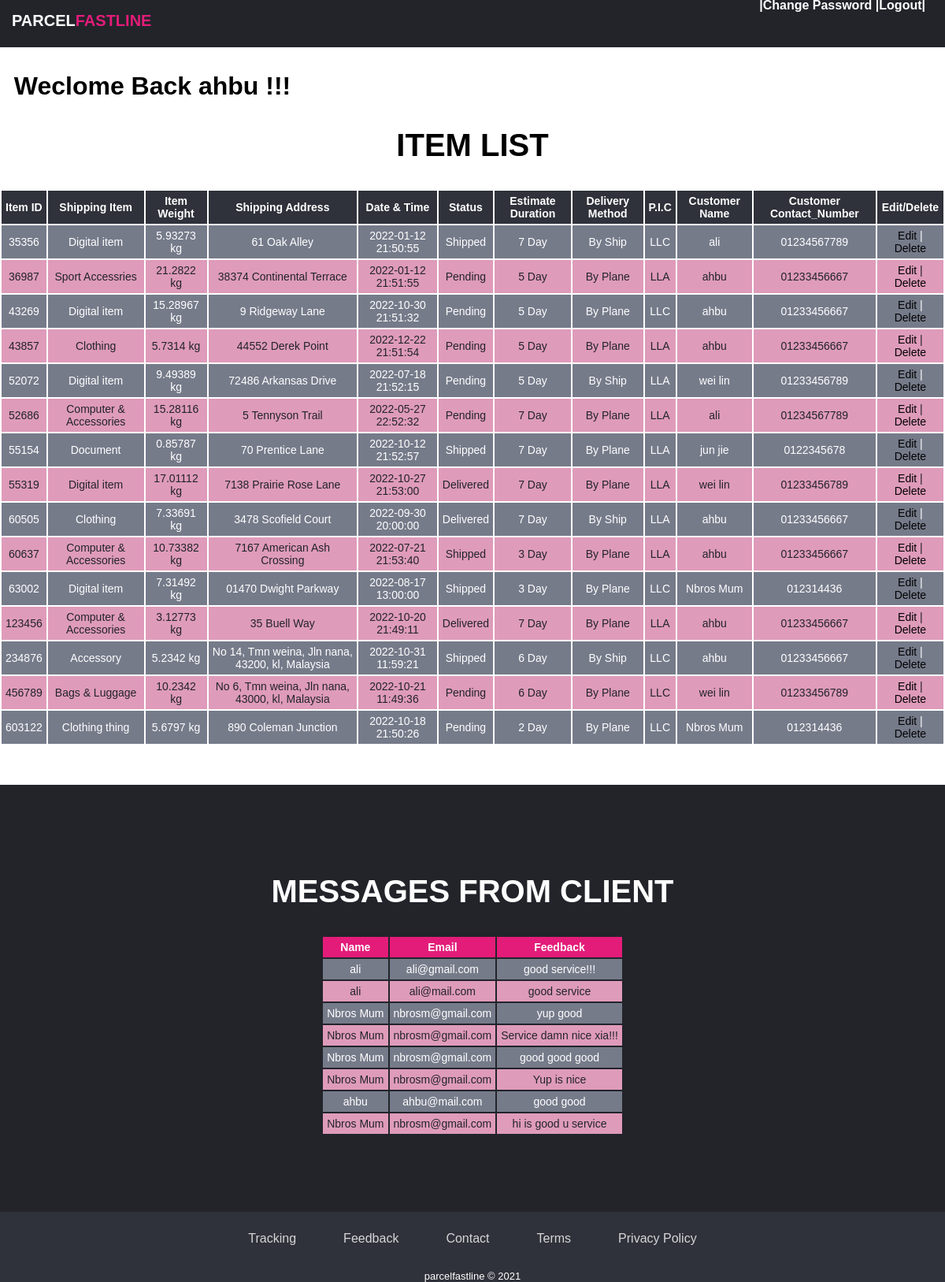
Page /Admin.php (signed in) on the committed database.
### tables this page shows
CREATE TABLE `inventory_record` (
  `Item_ID` int(25) NOT NULL,
  `Shipping_Item` varchar(50) NOT NULL,
  `Item_Weight` double NOT NULL,
  `Shipping_Address` varchar(50) NOT NULL,
  `Date&Time` datetime NOT NULL DEFAULT current_timestamp(),
  `Status` enum('Pending','Shipped','Delivered') NOT NULL,
  `Estimate_Duration` int(25) NOT NULL,
  `Delivery_Method` enum('By Ship','By Plane') NOT NULL,
  `Staff_ID` int(25) NOT NULL,
  `User_ID` int(25) NOT NULL
);

CREATE TABLE `staff_account` (
  `Staff_ID` int(25) NOT NULL,
  `Name` varchar(25) NOT NULL,
  `Email` varchar(25) NOT NULL,
  `Password` varchar(25) NOT NULL,
  `Contact_Number` varchar(25) NOT NULL
);

CREATE TABLE `user_account` (
  `User_ID` int(25) NOT NULL,
  `UName` varchar(50) NOT NULL,
  `Email` varchar(50) NOT NULL,
  `Password` varchar(25) NOT NULL,
  `UContact_Number` varchar(25) NOT NULL,
  `Address` varchar(100) NOT NULL
);

CREATE TABLE `feedback` (
  `Feedback_ID` int(25) NOT NULL,
  `Name` varchar(25) NOT NULL,
  `Email` varchar(50) NOT NULL,
  `Feedback` varchar(255) NOT NULL
);

### Admin.php (the view, shortened to what this page needs)
<?php
include 'db.php';
$query = "SELECT `Item_ID`,`Shipping_Item`,`Item_Weight`,`Shipping_Address`,`Date&Time`,
`Status`,`Estimate_Duration`,`Delivery_Method`,`Name`,`UName`,`UContact_Number` FROM inventory_record
INNER JOIN staff_account ON inventory_record.Staff_ID = staff_account.Staff_ID
INNER JOIN user_account ON inventory_record.User_ID = user_account.User_ID;";
$results = mysqli_query($connection, $query);
?>
<!DOCTYPE html>
<html lang="en">
<head>
    <link rel="stylesheet" href="AdminPage.css">
</head>
<body>
<header>
	<div class="top">
		<h1>Parcel<span>Fastline</span></h1>
	</div>
	<div class="topstuff">
	|<a href="StaffForgetPassword.php">Change Password</a>
	|<a href="Logout.php">logout</a>|
	</div>
</header>
<div id="itemlist">
	<h1>&nbsp<?php echo "  Weclome Back ".$_SESSION['name']. " !!!";?></h1>
		<h2>Item list</h2>
		<table class="itemlist">
				<tr class="top table">
						<th>Item ID</th>
						<th>Shipping Item</th>
						<th>Item Weight</th>
						<th>Shipping Address</th>
						<th>Date & Time</th>
						<th>Status</th>
						<th>Estimate Duration</th>
						<th>Delivery Method</th>
						<th>P.I.C</th>
						<th>Customer Name</th>
						<th>Customer Contact_Number</th>
						<th>Edit/Delete</th>
				</tr>
				<?php while($row = mysqli_fetch_assoc($results)){?>
						<tr class="table content">
								<td><?php  echo $row['Item_ID'] ;?></td>
								<td><?php  echo $row['Shipping_Item'] ;?></td>
								<td><?php  echo $row['Item_Weight']. " kg" ;?></td>
								<td><?php  echo $row['Shipping_Address'] ;?></td>
								<td><?php  echo $row['Date&Time'] ;?></td>
								<td><?php  echo $row['Status'] ;?></td>
								<td><?php  echo $row['Estimate_Duration']. " Day" ;?></td>
								<td><?php  echo $row['Delivery_Method'];?></td>
								<td><?php  echo $row['Name'];?></td>
								<td><?php  echo $row['UName'];?></td>
								<td><?php  echo $row['UContact_Number'];?></td>
								<td class="editdelete">
										<a href = "EditDetail.php?id=<?php echo $row['Item_ID'];?>">Edit</a> |
										<a href = "Delete.php?id=<?php echo $row['Item_ID'];?>">Delete</a>
								</td>
						</tr>
				<?php } ?>
		</table>
</div>
<?php
include "db.php";
$query = "SELECT * FROM `feedback` ORDER BY Feedback_ID DESC";
$result = mysqli_query($connection, $query);
?>
<div id="displayfeedback">
	<h2>Messages from Client</h2>
        <div class= "feedback">
            <table>
							<tr>
								<th>Name</th>
								<th>Email</th>
								<th>Feedback</th>
							</tr>
              <?php while ($row = mysqli_fetch_assoc($result)) {?>
							<tr>
                <td><?php echo $row['Name'];?></td>
                <td><?php echo $row['Email'];?></td>
                <td><?php echo $row['Feedback'];?></td>
              </tr>
							<?php }
  						mysqli_close($connection)?>
            </table>
        </div>
        <br>
</div>
<footer class="footer-basic">
	<ul class="list-inline">
		<li class="list-inline-item"><a href="#searchbar">Tracking</a></li>
		<li class="list-inline-item"><a href="#feedback">Feedback</a></li>
		<li class="list-inline-item"><a href="#Contact">Contact</a></li>
		<li class="list-inline-item"><a href="#">Terms</a></li>
		<li class="list-inline-item"><a href="#">Privacy Policy</a></li>
	</ul>
	<p class="copyright">parcelfastline © 2021</p>
</footer>
</body>
</html>

### AdminPage.css (style rules this page uses)
:root { --c1:#E31C79; --c2:#fff; --c3:#22242A; --c4:#2f323a; --c5:#767b8a; --c6:#df5d9a; --c7:#df9bba; }
body { margin: 0; padding: 0; box-sizing: border-box; font-family: Arial, Helvetica, sans-serif; }
header { display: block; position: fixed; background:var(--c3); padding: 15px; width: 100%; height: 30px; z-index: 9; top: 0px; }
.top h1 { color: var(--c2); margin: 0; text-transform: uppercase; font-size: 20px; font-weight: 900; }
.top span { color:var(--c1); }
.topstuff { position: relative; bottom: 40px; right: 40px; text-align: right; color: var(--c2); margin: 0; text-transform: capitalize; font-size: 16px; font-weight: bold; }
.topstuff a:any-link { color: var(--c2); text-decoration: none; }
#itemlist { position: relative; top: 70px; padding-bottom: 20px; }
#itemlist h2 { display: flex; justify-content: center; font-size: 40px; text-transform: uppercase; }
#itemlist .itemlist { font-size: 14px; display: flex; justify-content: center; text-align: center; }
#itemlist tr, td { padding-left: 10px; padding-right: 10px; padding: 5px; }
#itemlist th { padding: 5px; background-color:var(--c4); color: var(--c2); }
#itemlist tr:nth-child(even) td { background-color:var(--c5); color: var(--c2); }
#itemlist tr:nth-child(odd) td { background-color:var(--c7); color: var(--c3); }
#itemlist a:any-link { color: black; text-decoration: none; }
#displayfeedback { position: relative; top: 100px; background-color: var(--c3); color: var(--c2); padding: 80px; }
#displayfeedback h2 { display: flex; justify-content: center; font-size: 40px; text-transform: uppercase; }
#displayfeedback .feedback { display: flex; justify-content: center; }
#displayfeedback .feedback { font-size: 14px; display: flex; justify-content: center; text-align: center; }
#displayfeedback tr, td { padding-left: 10px; padding-right: 10px; padding: 5px; }
#displayfeedback th { padding: 5px; background-color:var(--c1); color: var(--c2); }
#displayfeedback tr:nth-child(even) td { background-color:var(--c5); color: var(--c2); }
#displayfeedback tr:nth-child(odd) td { background-color:var(--c7); color: var(--c3); }
.footer-basic { position: relative; top: 83px; background-color: var(--c4); color: var(--c2); }
.footer-basic ul a { color:inherit; text-decoration:none; opacity:0.8; }
.footer-basic .copyright { margin-top:15px; text-align:center; font-size:13px; color:var(--c2); margin-bottom:0; }
.list-inline { list-style: none; display: flex; flex-wrap: wrap; justify-content: center; align-items: center; gap: 30px; position: relative; text-align: center; padding-right: 40px; padding-top: 10px; }
.list-inline li { max-width: 100%; position: relative; padding: 15px; }
#editdetail tr, td { padding-left: 10px; padding-right: 10px; padding: 5px; }

### rows in the picture
inventory_record: Item_ID "35356", Shipping_Item "Digital item", Item_Weight "5.93273", Shipping_Address "61 Oak Alley", value "2022-01-12 21:50:55", Status "Shipped", Estimate_Duration "7", Delivery_Method "By Ship", Staff_ID.Name "LLC", User_ID.UName "ali", User_ID.UContact_Number "01234567789"
inventory_record: Item_ID "36987", Shipping_Item "Sport Accessries", Item_Weight "21.2822", Shipping_Address "38374 Continental Terrace", value "2022-01-12 21:51:55", Status "Pending", Estimate_Duration "5", Delivery_Method "By Plane", Staff_ID.Name "LLA", User_ID.UName "ahbu", User_ID.UContact_Number "01233456667"
inventory_record: Item_ID "43269", Shipping_Item "Digital item", Item_Weight "15.28967", Shipping_Address "9 Ridgeway Lane", value "2022-10-30 21:51:32", Status "Pending", Estimate_Duration "5", Delivery_Method "By Plane", Staff_ID.Name "LLC", User_ID.UName "ahbu", User_ID.UContact_Number "01233456667"
inventory_record: Item_ID "43857", Shipping_Item "Clothing", Item_Weight "5.7314", Shipping_Address "44552 Derek Point", value "2022-12-22 21:51:54", Status "Pending", Estimate_Duration "5", Delivery_Method "By Plane", Staff_ID.Name "LLA", User_ID.UName "ahbu", User_ID.UContact_Number "01233456667"
inventory_record: Item_ID "52072", Shipping_Item "Digital item", Item_Weight "9.49389", Shipping_Address "72486 Arkansas Drive", value "2022-07-18 21:52:15", Status "Pending", Estimate_Duration "5", Delivery_Method "By Ship", Staff_ID.Name "LLA", User_ID.UName "wei lin", User_ID.UContact_Number "01233456789"
inventory_record: Item_ID "52686", Shipping_Item "Computer & Accessories", Item_Weight "15.28116", Shipping_Address "5 Tennyson Trail", value "2022-05-27 22:52:32", Status "Pending", Estimate_Duration "7", Delivery_Method "By Plane", Staff_ID.Name "LLA", User_ID.UName "ali", User_ID.UContact_Number "01234567789"
inventory_record: Item_ID "55154", Shipping_Item "Document", Item_Weight "0.85787", Shipping_Address "70 Prentice Lane", value "2022-10-12 21:52:57", Status "Shipped", Estimate_Duration "7", Delivery_Method "By Plane", Staff_ID.Name "LLA", User_ID.UName "jun jie", User_ID.UContact_Number "0122345678"
inventory_record: Item_ID "55319", Shipping_Item "Digital item", Item_Weight "17.01112", Shipping_Address "7138 Prairie Rose Lane", value "2022-10-27 21:53:00", Status "Delivered", Estimate_Duration "7", Delivery_Method "By Plane", Staff_ID.Name "LLA", User_ID.UName "wei lin", User_ID.UContact_Number "01233456789"
inventory_record: Item_ID "60505", Shipping_Item "Clothing", Item_Weight "7.33691", Shipping_Address "3478 Scofield Court", value "2022-09-30 20:00:00", Status "Delivered", Estimate_Duration "7", Delivery_Method "By Ship", Staff_ID.Name "LLA", User_ID.UName "ahbu", User_ID.UContact_Number "01233456667"
inventory_record: Item_ID "60637", Shipping_Item "Computer & Accessories", Item_Weight "10.73382", Shipping_Address "7167 American Ash Crossing", value "2022-07-21 21:53:40", Status "Shipped", Estimate_Duration "3", Delivery_Method "By Plane", Staff_ID.Name "LLA", User_ID.UName "ahbu", User_ID.UContact_Number "01233456667"
inventory_record: Item_ID "63002", Shipping_Item "Digital item", Item_Weight "7.31492", Shipping_Address "01470 Dwight Parkway", value "2022-08-17 13:00:00", Status "Shipped", Estimate_Duration "3", Delivery_Method "By Plane", Staff_ID.Name "LLC", User_ID.UName "Nbros Mum", User_ID.UContact_Number "012314436"
inventory_record: Item_ID "123456", Shipping_Item "Computer & Accessories", Item_Weight "3.12773", Shipping_Address "35 Buell Way", value "2022-10-20 21:49:11", Status "Delivered", Estimate_Duration "7", Delivery_Method "By Plane", Staff_ID.Name "LLA", User_ID.UName "ahbu", User_ID.UContact_Number "01233456667"
inventory_record: Item_ID "234876", Shipping_Item "Accessory", Item_Weight "5.2342", Shipping_Address "No 14, Tmn weina, Jln nana, 43200, kl, Malaysia", value "2022-10-31 11:59:21", Status "Shipped", Estimate_Duration "6", Delivery_Method "By Ship", Staff_ID.Name "LLC", User_ID.UName "ahbu", User_ID.UContact_Number "01233456667"
inventory_record: Item_ID "456789", Shipping_Item "Bags & Luggage", Item_Weight "10.2342", Shipping_Address "No 6, Tmn weina, Jln nana, 43000, kl, Malaysia", value "2022-10-21 11:49:36", Status "Pending", Estimate_Duration "6", Delivery_Method "By Plane", Staff_ID.Name "LLC", User_ID.UName "wei lin", User_ID.UContact_Number "01233456789"
inventory_record: Item_ID "603122", Shipping_Item "Clothing thing", Item_Weight "5.6797", Shipping_Address "890 Coleman Junction", value "2022-10-18 21:50:26", Status "Pending", Estimate_Duration "2", Delivery_Method "By Plane", Staff_ID.Name "LLC", User_ID.UName "Nbros Mum", User_ID.UContact_Number "012314436"
feedback: Name "ali", Email "ali@gmail.com", Feedback "good service!!!"
feedback: Name "ali", Email "ali@mail.com", Feedback "good service"
feedback: Name "Nbros Mum", Email "nbrosm@gmail.com", Feedback "yup good"
feedback: Name "Nbros Mum", Email "nbrosm@gmail.com", Feedback "Service damn nice xia!!!"
feedback: Name "Nbros Mum", Email "nbrosm@gmail.com", Feedback "good good good"
feedback: Name "Nbros Mum", Email "nbrosm@gmail.com", Feedback "Yup is nice"
feedback: Name "ahbu", Email "ahbu@mail.com", Feedback "good good"
feedback: Name "Nbros Mum", Email "nbrosm@gmail.com", Feedback "hi is good u service"

### other values in the picture
$_SESSION['name'] "ahbu"
